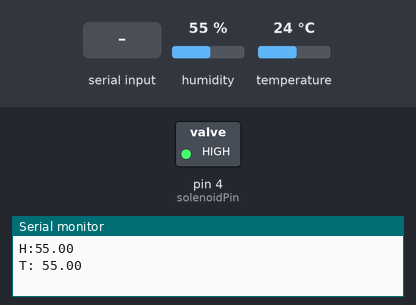
Recording of a sketch running on a simulated Arduino Uno, built with avr-gcc and run on an emulated ATmega328P. Parts: switched loads named in the sketch (green lamp = pin HIGH), the last lines printed to the serial monitor. Inputs (shaded band) come from the test bench; at power-on: humidity 55 %, temperature 24 °C.

Above: at 1.2 s.
1.3 s: humidity set to 22 %
At 6.2 s:
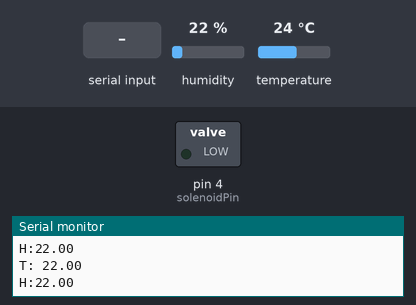
6.5 s: "k" received over Serial
At 6.8 s:
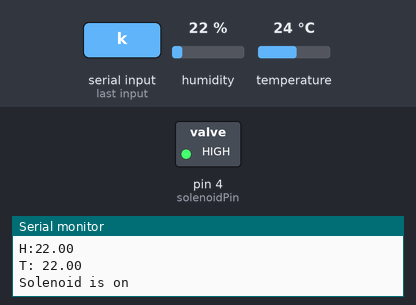
17.3 s: "r" received over Serial
At 27.1 s:
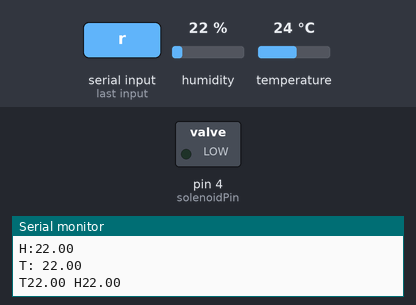
28.0 s: humidity set to 24 %
29.5 s: humidity set to 27 %
At 30.9 s:
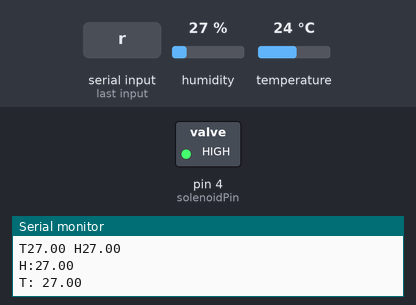
Timing chart, 0 to 32.5 s (numbered marks = the images above; inputs shaded):
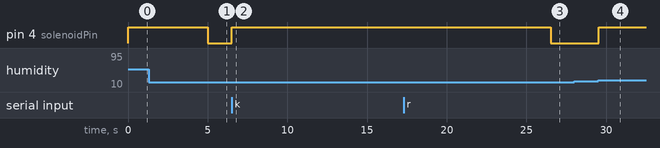

Measured:
- the behaviour switches between 25 and 26 % on humidity (found by bisection; images 3 and 4)
- after the input at 1.3 s, pin 4 (solenoidPin): HIGH → LOW after 3.7 s
- after the input at 6.5 s, pin 4 (solenoidPin): LOW → HIGH at once
- after the input at 17.3 s, pin 4 (solenoidPin): HIGH → LOW after 9.2 s
- after the input at 29.5 s, pin 4 (solenoidPin): LOW → HIGH at once

The sketch:

TBD_arduino.ino
```cpp
#include <Adafruit_Sensor.h>

// DHT Temperature & Humidity Sensor
// Unified Sensor Library Example
// Written by Tony DiCola for Adafruit Industries
// Released under an MIT license.

// Depends on the following Arduino libraries:
// - Adafruit Unified Sensor Library: https://github.com/adafruit/Adafruit_Sensor
// - DHT Sensor Library: https://github.com/adafruit/DHT-sensor-library

#include <Adafruit_Sensor.h>
#include <DHT.h>
#include <DHT_U.h>

#define DHTPIN            7         // Pin which is connected to the DHT sensor.

// Uncomment the type of sensor in use:
#define DHTTYPE           DHT11     // DHT 11
//#define DHTTYPE           DHT22     // DHT 22 (AM2302)
//#define DHTTYPE           DHT21     // DHT 21 (AM2301)

// See guide for details on sensor wiring and usage:
//   https://learn.adafruit.com/dht/overview

DHT_Unified dht(DHTPIN, DHTTYPE);

uint32_t delayMS;
int dhread;             //Serial monitor reader
int solenoidPin = 4;    //This is the output pin on the Arduino we are using
int temp;
int hum;

void setup() {
  Serial.begin(9600);
  // Initialize device.
  dht.begin();
  // Print temperature sensor details.
  sensor_t sensor;
  dht.temperature().getSensor(&sensor);

  dht.humidity().getSensor(&sensor);
  // 30 Second delay between each reading
  delayMS = 10000;

  pinMode(solenoidPin,OUTPUT);

  digitalWrite(solenoidPin, LOW); //Makes sure solenoid is off to avoid leaking

}

void loop() {
  sensors_event_t event;
  dht.temperature().getEvent(&event);
  dht.humidity().getEvent(&event);

  if (Serial.available()>0){
  dhread = Serial.read();}

  if (dhread == 'r') {
      // Get temperature event and print its value.

    if (isnan(event.temperature)) {
      Serial.println("Error reading temperature!");
    }
    else {
      Serial.print("T");
      Serial.print(event.temperature);

    }
    // Get humidity event and print its value.

    if (isnan(event.relative_humidity)) {
      Serial.println("Error reading humidity!");
    }
    else {
      Serial.print(" H");
      Serial.println(event.relative_humidity);
    }

  }
  if (dhread == 'k'){
    digitalWrite(solenoidPin, HIGH); // Switches solenoid on to flood the plant with water
    Serial.println("Solenoid is on");
    delay(10000);
    digitalWrite(solenoidPin, LOW); // Switches solenoid valve off
    Serial.println("Solenoid is off");
  }
 Serial.print("H:");
 Serial.println(event.relative_humidity);
 Serial.print("T: ");
 Serial.println(event.temperature);

  if ((event.relative_humidity < 60) && (event.temperature > 25)){
    digitalWrite(solenoidPin,HIGH);
    delay(5000);
    digitalWrite(solenoidPin, LOW);

  }


  }
```
